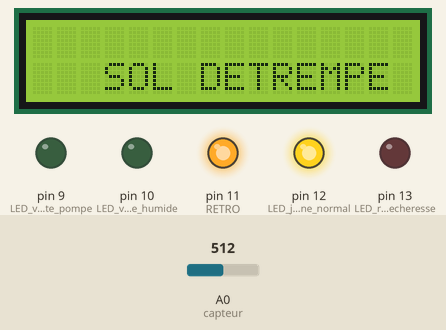
A sketch run on a simulated Arduino Uno, built with avr-gcc and run on an emulated ATmega328P. Shown: 16×2 character LCD, output pins drawn as LEDs (lit = HIGH). The inputs (shaded band) are chosen by the test bench; at power-on: A0 (capteur) = 512.

Above: at 3.2 s.
3.3 s: A0 (capteur) set to 491
At 6.4 s:
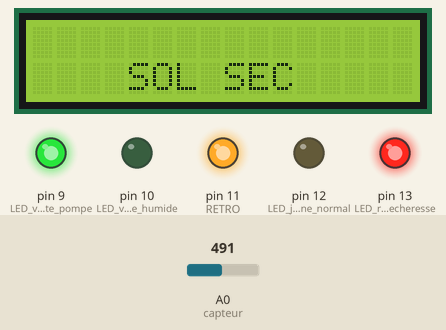
7.1 s: A0 (capteur) set to 810
At 8.9 s:
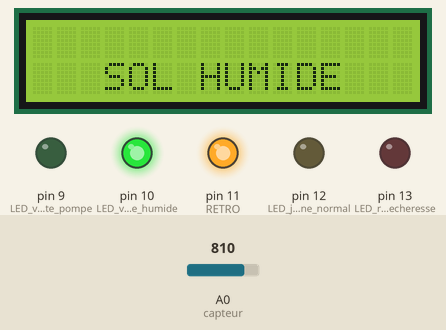
10.9 s: A0 (capteur) set to 787
At 12.5 s:
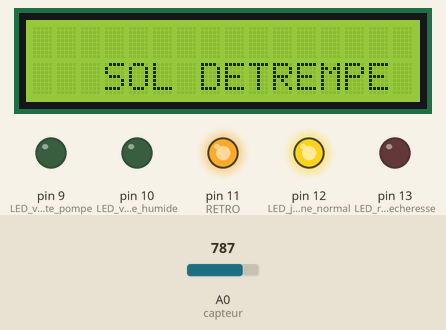
14.7 s: A0 (capteur) set to 900
At 18.5 s:
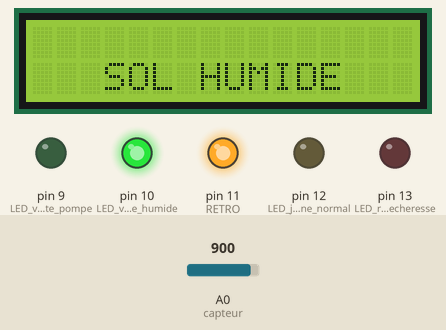
Timing chart, 0 to 19.5 s (numbered marks = the images above; inputs shaded):
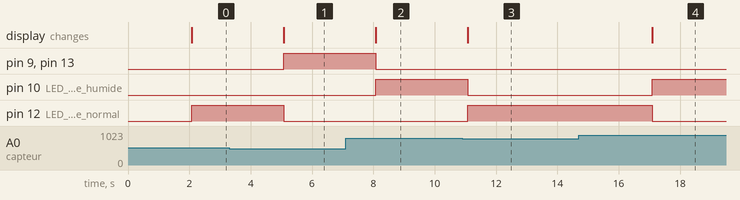

Measured:
- the behaviour switches between 500 and 499 on A0 (capteur) (found by bisection; images 0 and 1)
- the behaviour switches between 801 and 800 on A0 (capteur) (found by bisection; images 2 and 3)
- after the input at 3.3 s, pin 9 (LED_verte_pompe), pin 13 (LED_rouge_secheresse): LOW → HIGH after 1.8 s; pin 12 (LED_jaune_normal): HIGH → LOW after 1.8 s; the display: changes after 1.8 s (image 1)
- after the input at 7.1 s, pin 9 (LED_verte_pompe), pin 13 (LED_rouge_secheresse): HIGH → LOW after 0.98 s; pin 10 (LED_verte_humide): LOW → HIGH after 0.98 s; the display: changes after 0.98 s (image 2)
- after the input at 10.9 s, pin 10 (LED_verte_humide): HIGH → LOW after 0.18 s; pin 12 (LED_jaune_normal): LOW → HIGH after 0.18 s; the display: changes after 0.18 s (image 3)
- after the input at 14.7 s, pin 10 (LED_verte_humide): LOW → HIGH after 2.4 s; pin 12 (LED_jaune_normal): HIGH → LOW after 2.4 s; the display: changes after 2.4 s (image 4)

The sketch:

programme_v3__test_sur_carte_.ino
```cpp
#include <LiquidCrystal.h> // inclue la bibliotheque necessaire pour l'afficheur LCD
#include  "pins.h"         // variables

 LiquidCrystal lcd(RS, EN, LCD_4, LCD_5, LCD_6, LCD_7); // RS EN D4 D5 D6 D7

void setup()
{
   lcd.begin(16, 2); //configure l'ecran du LCD (curseur)
   pinMode(RETRO, OUTPUT); //configure une broche en sortie
   digitalWrite(RETRO, HIGH); //fait passer au niveau haut une sortie numerique
   pinMode(LED_verte_pompe, OUTPUT);
   pinMode(LED_verte_humide, OUTPUT);
   pinMode(LED_jaune_normal, OUTPUT);
   pinMode(LED_rouge_secheresse, OUTPUT);
   affichage_version(); // code permettant de définir l'affichage de la version de l'irrigation
}

void loop()
 {
   char x = lecture_capteur();
   etat_sol(x);
   gestion_pompe(x);
   delay(3000);
 }
```

affichage_version.ino
```cpp
void affichage_version(void)

{
   lcd.setCursor(3, 0) ;
   lcd.print("IRRIGATION" ) ;

   lcd.setCursor(3, 1) ;
   lcd.print("version 1.0" ) ;

   delay(2000);
   lcd.clear();
}
```

capteur.ino
```cpp
/*
 * retour
 * 0 = sec de 0 a 500
 * 1 = humide de 500 a 800
 * 2 = secheresse de 800 à 1023
 */

char lecture_capteur(void)
{
int sensorValue;
    sensorValue = analogRead(capteur); //lit la valeur de la tension sur la broche spécifié
  if(sensorValue < 500) return(0); //if (test vrai ), else (sinon)
  else { if(sensorValue > 800) return(2);
         else return(1);
       }
}


void etat_sol(char y) // trois états de sol possible, en fonction de la valeur x en sortie numérique
{
   lcd.clear();
   switch(y)
  {
    case 0 :lcd.setCursor(4, 1);
            lcd.print("SOL SEC");
            digitalWrite(LED_rouge_secheresse, HIGH);
            digitalWrite(LED_jaune_normal, LOW);
            digitalWrite(LED_verte_humide, LOW);

            break;

    case 1 :lcd.setCursor(3, 1);
            lcd.print("SOL DETREMPE");
            digitalWrite(LED_jaune_normal, HIGH);
            digitalWrite(LED_verte_humide, LOW);
            digitalWrite(LED_rouge_secheresse, LOW);

            break;

    case 2 :lcd.setCursor(3, 1);
            lcd.print("SOL HUMIDE") ;
            digitalWrite(LED_verte_humide, HIGH);
            digitalWrite(LED_jaune_normal, LOW);
            digitalWrite(LED_rouge_secheresse, LOW);

  }
}
```

pompe.ino
```cpp
void gestion_pompe(char etat) //appelle fonction permettant de demarrer la pompe lorsque le sol est sec
{
 if(etat==0)
 {
     digitalWrite(LED_verte_pompe, HIGH);
     digitalWrite(POMPE, HIGH);
 }
 else
 {
     digitalWrite(LED_verte_pompe, LOW);
     digitalWrite(POMPE, LOW);
 }
}
```

pins.h
```cpp
// AFFICHEUR LCD
#define LCD_7                 7   //broche de l'ecran
#define LCD_6                 6   //broche de l'ecran
#define LCD_5                 5   //broche de l'ecran
#define LCD_4                 4   //broche de l'ecran
#define EN                    3   //broche ecran enable
#define RS                    2   //broche ecran reset
#define RETRO                 11  //retro eclairage

// ---------------------------------------------------------
// LED

#define LED_verte_pompe       9   //led verte pompe D9
#define LED_verte_humide     10   //led verte humide D10
#define LED_jaune_normal     12   //led jaune normal D12
#define LED_rouge_secheresse 13   //led rouge secheresse D13

// ---------------------------------------------------------
// capteur

#define capteur               0   //déclaration de la broche du capteur

// ---------------------------------------------------------
// POMPE

#define POMPE                 8   //arrosage pompe
```
